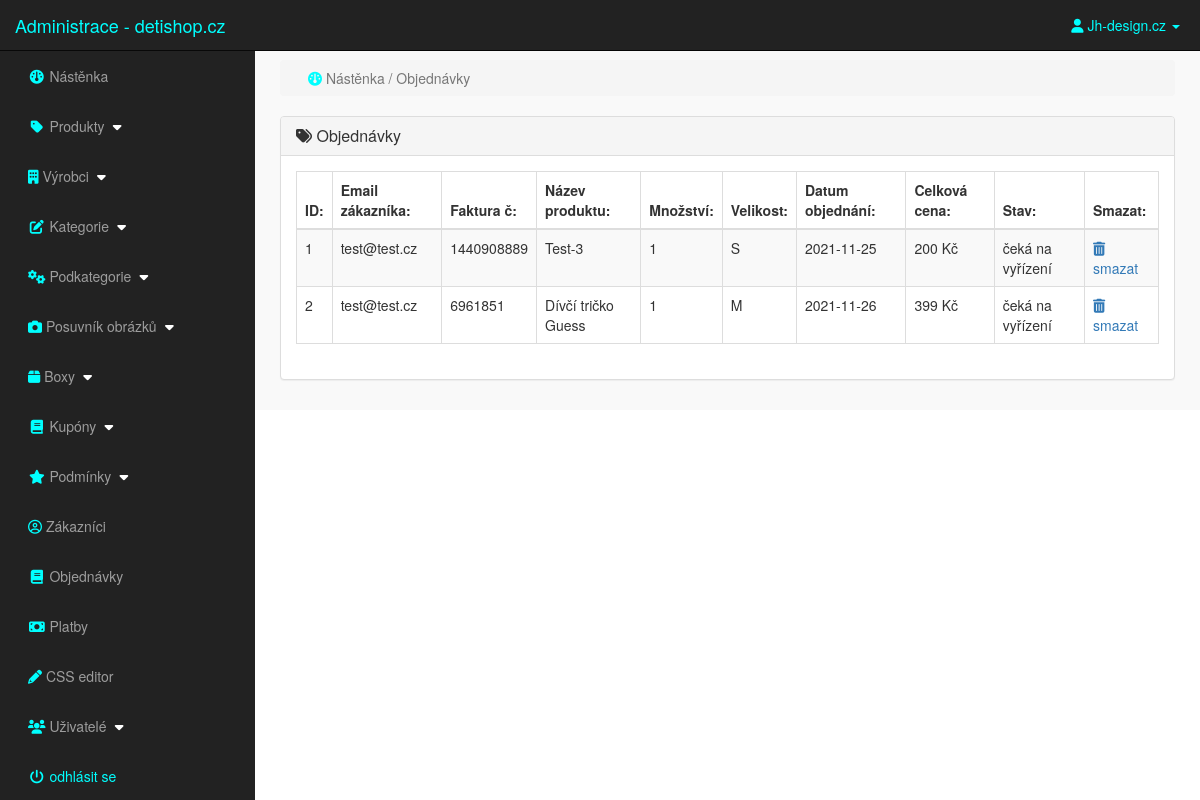
/admin_area/index.php?view_orders (signed in), run on the app's committed database.
### tables this page shows
CREATE TABLE `pending_orders` (
  `order_id` int(10) NOT NULL,
  `customer_id` int(10) NOT NULL,
  `invoice_no` int(10) NOT NULL,
  `product_id` text NOT NULL,
  `qty` int(10) NOT NULL,
  `size` text NOT NULL,
  `order_status` text NOT NULL
);

CREATE TABLE `customers` (
  `customer_id` int(10) NOT NULL,
  `customer_name` varchar(255) NOT NULL,
  `customer_email` varchar(255) NOT NULL,
  `customer_pass` varchar(255) NOT NULL,
  `customer_city` varchar(255) NOT NULL,
  `customer_contact` varchar(255) NOT NULL,
  `customer_address` text NOT NULL,
  `customer_ip` varchar(100) NOT NULL
);

CREATE TABLE `products` (
  `product_id` int(10) NOT NULL,
  `cat_id` int(10) NOT NULL,
  `p_cat_id` int(10) NOT NULL,
  `manufacturer_id` int(100) NOT NULL,
  `date` timestamp NOT NULL DEFAULT CURRENT_TIMESTAMP ON UPDATE CURRENT_TIMESTAMP,
  `product_title` text NOT NULL,
  `product_url` text NOT NULL,
  `product_img1` text NOT NULL,
  `product_img2` text NOT NULL,
  `product_img3` text NOT NULL,
  `product_price` int(10) NOT NULL,
  `product_keywords` text NOT NULL,
  `product_desc` text NOT NULL,
  `product_features` text NOT NULL,
  `product_video` text NOT NULL,
  `product_label` text NOT NULL,
  `product_sale` int(100) NOT NULL
);

CREATE TABLE `customer_orders` (
  `order_id` int(10) NOT NULL,
  `customer_id` int(10) NOT NULL,
  `due_amount` int(100) NOT NULL,
  `invoice_no` int(100) NOT NULL,
  `qty` int(10) NOT NULL,
  `size` text NOT NULL,
  `order_date` date NOT NULL,
  `order_status` text NOT NULL
);

### admin_area/view_orders.php (the view)
<?php
    if(!isset($_SESSION['admin_email'])){
        echo "<script>window.open('login.php','_self')</script>";
    }else{
?>
<div class="row">
    <div class="col-lg-12">
        <ol class="breadcrumb">
            <li class="active">
                <i class="fa fa-dashboard"></i> Nástěnka / Objednávky
            </li>
        </ol>
    </div>
</div>
<div class="row">
    <div class="col-lg-12">
        <div class="panel panel-default">
            <div class="panel-heading">
               <h3 class="panel-title">
                   <i class="fa fa-tags"></i>  Objednávky
               </h3>
            </div>
            <div class="panel-body">
                <div class="table-responsive">
                    <table class="table table-striped table-bordered table-hover">
                        <thead>
                            <tr>
                                <th> ID: </th>
                                <th> Email zákazníka: </th>
                                <th> Faktura č: </th>
                                <th> Název produktu: </th>
                                <th> Množství: </th>
                                <th> Velikost: </th>
                                <th> Datum objednání: </th>
                                <th> Celková cena: </th>
                                <th> Stav: </th>
                                <th> Smazat: </th>
                            </tr>
                        </thead>
                        <tbody>
                            <?php
                                $i=0;
                                $get_orders = "select * from pending_orders";
                                $run_orders = mysqli_query($con,$get_orders);
                                while($row_order=mysqli_fetch_array($run_orders)){
                                    $order_id = $row_order['order_id'];
                                    $c_id = $row_order['customer_id'];
                                    $invoice_no = $row_order['invoice_no'];
                                    $product_id = $row_order['product_id'];
                                    $qty = $row_order['qty'];
                                    $size = $row_order['size'];
                                    $order_status = $row_order['order_status'];
                                    $get_products = "select * from products where product_id='$product_id'";
                                    $run_products = mysqli_query($con,$get_products);
                                    $row_products = mysqli_fetch_array($run_products);
                                    $product_title = $row_products['product_title'];
                                    $get_customer = "select * from customers where customer_id='$c_id'";
                                    $run_customer = mysqli_query($con,$get_customer);
                                    $row_customer = mysqli_fetch_array($run_customer);
                                    $customer_email = $row_customer['customer_email'];
                                    $i++;
                            ?>
                            <tr>
                                <td> <?php echo $i; ?> </td>
                                <td> <?php echo $customer_email; ?> </td>
                                <td> <?php echo $invoice_no; ?></td>
                                <td> <?php echo $product_title; ?> </td>
                                <td> <?php echo $qty; ?></td>
                                <td> <?php echo $size; ?> </td>
                                <td>
                                    <?php
                                    $get_c_order = "select * from customer_orders where order_id='$order_id'";
                                    $run_c_order = mysqli_query($con,$get_c_order);
                                    $row_c_order = mysqli_fetch_array($run_c_order);
                                    $order_date = $row_c_order['order_date'];
                                    $order_amount = $row_c_order['due_amount'];
                                    echo $order_date;
                                    ?>
                            </td>
                                <td> <?php echo $order_amount; ?>  Kč</td>
                                <td>
                                    <?php
                                        if($order_status=='čeká na vyřízení'){
                                            echo $order_status='čeká na vyřízení';
                                        }else{
                                            echo $order_status='hotovo';
                                        }
                                    ?>
                                </td>
                                <td>
                                     <a href="index.php?delete_order=<?php echo $order_id; ?>">
                                        <i class="fa fa-trash-o"></i> smazat
                                     </a>
                                </td>
                            </tr>
                            <?php } ?>
                        </tbody>
                    </table>
                </div>
            </div>
        </div>
    </div>
</div>
<?php } ?>

### admin_area/includes/sidebar.php (shortened to what this page needs)
<?php include "includes/header.php";
?>
<?php
if(!isset($_SESSION['admin_email'])){
    echo "<script>window.open('login.php','_self')</script>";
} else {
?>
<nav class="navbar navbar-inverse navbar-fixed-top">
    <div class="navbar-header">
        <a href="index.php?dashboard" class="navbar-brand" style="color:aqua;"> Administrace - detishop.cz</a>
    </div>
    <ul class="nav navbar-right top-nav">
        <li class="dropdown">
            <a href="#" class="dropdown-toggle" data-toggle="dropdown"style="color:aqua;margin-right:20px;">
                <i class="fa fa-user"></i> <?php echo $admin_name;?> <b class="caret"></b>
            </a>
        </li>
    </ul>
    <div class="collapse navbar-collapse navbar-ex1-collapse">
        <ul class="nav navbar-nav side-nav">
            <li>
                <a href="index.php?dashboard">
                    <i class="fa fa-fw fa-dashboard"></i> Nástěnka
                </a>
            </li>
            <li>
                <a href="#" data-toggle="collapse" data-target="#products">
                    <i class="fa fa-fw fa-tag"></i> Produkty
                    <i class="fa fa-fw fa-caret-down"></i>
                </a>
            </li>
            <li>
                <a href="#" data-toggle="collapse" data-target="#manufacturer">
                        <i class="fas fa-building"></i> Výrobci
                        <i class="fa fa-fw fa-caret-down"></i>
                </a>
            </li>
            <li>
                <a href="#" data-toggle="collapse" data-target="#cat">
                    <i class="fa fa-fw fa-edit"></i> Kategorie
                    <i class="fa fa-fw fa-caret-down"></i>
                </a>
            </li>
            <li>
                <a href="#" data-toggle="collapse" data-target="#p_cat">
                    <i class="fas fa-cogs"></i> Podkategorie
                    <i class="fa fa-fw fa-caret-down"></i>
                </a>
            </li>
            <li>
                <a href="#" data-toggle="collapse" data-target="#slides">
                    <i class="fas fa-camera"></i> Posuvník obrázků
                    <i class="fa fa-fw fa-caret-down"></i>
                </a>
            </li>
                <li>
                <a href="#" data-toggle="collapse" data-target="#boxes">
                        <i class="fas fa-box"></i> Boxy
                        <i class="fa fa-fw fa-caret-down"></i>
                </a>
            </li>
            <li>
                <a href="#" data-toggle="collapse" data-target="#coupon">
                        <i class="fa fa-fw fa-book"></i> Kupóny
                        <i class="fa fa-fw fa-caret-down"></i>
                </a>
            </li>
            <li>
                <a href="#" data-toggle="collapse" data-target="#terms">
                        <i class="fa fa-fw fa-star"></i> Podmínky
                        <i class="fa fa-fw fa-caret-down"></i>
                </a>
            </li>
            <li>
                    <a href="index.php?view_customers">
                    <i class="far fa-user-circle"></i> Zákazníci
                </a>
            </li>
            <li>
                <a href="index.php?view_orders">
                    <i class="fa fa-fw fa-book"></i> Objednávky
                </a>
            </li>
            <li>
                <a href="index.php?view_payments">
                    <i class="fa fa-fw fa-money"></i> Platby
                </a>
            </li>
            <li>
                    <a href="index.php?edit_css">
                    <i class="fas fa-pencil-alt"></i> CSS editor
                </a>
            </li>
            <li>
                <a href="#" data-toggle="collapse" data-target="#users">
                        <i class="fa fa-fw fa-users"></i> Uživatelé
                        <i class="fa fa-fw fa-caret-down"></i>
                </a>
            </li>
            <li>
                <a href="logout.php" style="color:aqua;">
                    <i class="fa fa-fw fa-power-off"></i> odhlásit se
                </a>
            </li>
        </ul>
    </div>
</nav>
<?php } ?>

### admin_area/css/style.css (style rules this page uses)
body { margin-top: 100px; }
@media (min-width: 768px) { body { margin-top: 50px; } }
.top-nav>li { float: left; display: inline-block; }
.top-nav>li>a { color: #999999; line-height: 20px; padding-top: 15px; padding-bottom: 15px; }
@media (min-width: 768px) { .side-nav { position: fixed; top: 51px; bottom: 0; width: 255px; overflow-y: auto; overflow-x: hidden; background-color: #222222; padding-bottom: 40px; border-radius: 0; } }
@media (min-width: 768px) { .side-nav>li>a { width: 255px; } }
.panel-body { border-radius: 5px; }
.fa-dashboard, .fa-tag, .fa-building, .fa-edit, .fa-cogs, .fa-camera, .fa-box, .fa-book, .fa-star, .fa-user-circle, .fa-book, .fa-money, .fa-pencil-alt, .fa-users, .fa-power-off { color:aqua; margin-left:13px; }
.fa-caret-down { color: white; }

### data on the page
pending_orders: customer.customer_email "test@test.cz", invoice_no "1440908889", product.product_title "Test-3", qty "1", size "S", customer_orders.order_date "2021-11-25", customer_orders.due_amount "200"
pending_orders: customer.customer_email "test@test.cz", invoice_no "6961851", product.product_title "Dívčí tričko Guess", qty "1", size "M", customer_orders.order_date "2021-11-26", customer_orders.due_amount "399"

### other printed values
$admin_name "Jh-design.cz"
